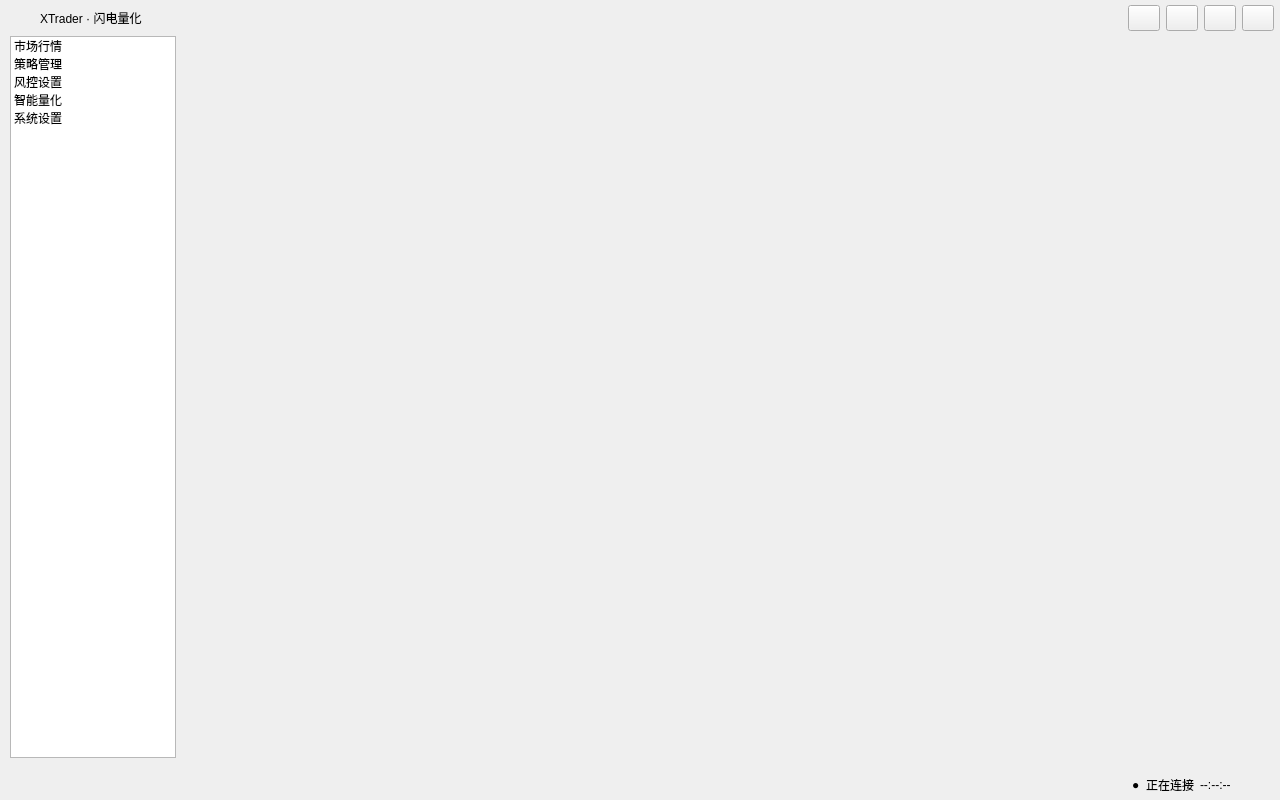
<?xml version="1.0" encoding="utf-8"?>
<ui version="4.0">
	<class>CMainWindowClass</class>
	<widget class="QMainWindow" name="CMainWindowClass">
		<property name="geometry">
			<rect>
				<x>0</x>
				<y>0</y>
				<width>1280</width>
				<height>800</height>
			</rect>
		</property>
		<property name="minimumSize">
			<size>
				<width>1024</width>
				<height>680</height>
			</size>
		</property>
		<property name="windowTitle">
			<string>XTrader · 闪电量化</string>
		</property>
		<widget class="QWidget" name="centralWidget">
			<widget class="QMenu" name="skinMenu">
				<addaction name="lightThemeAction" />
				<addaction name="darkThemeAction" />
			</widget>
			<layout class="QVBoxLayout" name="windowLayout">
				<property name="spacing">
					<number>0</number>
				</property>
				<property name="leftMargin">
					<number>0</number>
				</property>
				<property name="topMargin">
					<number>0</number>
				</property>
				<property name="rightMargin">
					<number>0</number>
				</property>
				<property name="bottomMargin">
					<number>0</number>
				</property>
				<item>
					<widget class="QFrame" name="titleBar">
						<property name="minimumSize">
							<size>
								<width>0</width>
								<height>36</height>
							</size>
						</property>
						<property name="maximumSize">
							<size>
								<width>16777215</width>
								<height>36</height>
							</size>
						</property>
						<layout class="QHBoxLayout" name="titleLayout">
							<property name="spacing">
								<number>6</number>
							</property>
							<property name="leftMargin">
								<number>10</number>
							</property>
							<property name="topMargin">
								<number>4</number>
							</property>
							<property name="rightMargin">
								<number>6</number>
							</property>
							<property name="bottomMargin">
								<number>4</number>
							</property>
							<item>
								<widget class="QLabel" name="appIconLabel">
									<property name="minimumSize">
										<size>
											<width>24</width>
											<height>24</height>
										</size>
									</property>
									<property name="maximumSize">
										<size>
											<width>24</width>
											<height>24</height>
										</size>
									</property>
									<property name="text">
										<string />
									</property>
									<property name="scaledContents">
										<bool>false</bool>
									</property>
									<property name="alignment">
										<set>Qt::AlignmentFlag::AlignCenter</set>
									</property>
								</widget>
							</item>
							<item>
								<widget class="QLabel" name="appTitleLabel">
									<property name="text">
										<string>XTrader · 闪电量化</string>
									</property>
								</widget>
							</item>
							<item>
								<spacer name="titleSpacer">
									<property name="orientation">
										<enum>Qt::Orientation::Horizontal</enum>
									</property>
									<property name="sizeHint" stdset="0">
										<size>
											<width>40</width>
											<height>20</height>
										</size>
									</property>
								</spacer>
							</item>
							<item>
								<widget class="QToolButton" name="skinButton">
									<property name="popupMode">
										<enum>QToolButton::InstantPopup</enum>
									</property>
									<property name="toolButtonStyle">
										<enum>Qt::ToolButtonIconOnly</enum>
									</property>
									<property name="iconSize">
										<size>
											<width>18</width>
											<height>18</height>
										</size>
									</property>
									<property name="toolTip">
										<string>皮肤</string>
									</property>
									<property name="text">
										<string />
									</property>
									<property name="minimumSize">
										<size>
											<width>32</width>
											<height>26</height>
										</size>
									</property>
									<property name="maximumSize">
										<size>
											<width>32</width>
											<height>26</height>
										</size>
									</property>
								</widget>
							</item>
							<item>
								<widget class="QPushButton" name="minimizeButton">
									<property name="iconSize">
										<size>
											<width>16</width>
											<height>16</height>
										</size>
									</property>
									<property name="toolTip">
										<string>最小化</string>
									</property>
									<property name="minimumSize">
										<size>
											<width>32</width>
											<height>26</height>
										</size>
									</property>
									<property name="maximumSize">
										<size>
											<width>32</width>
											<height>26</height>
										</size>
									</property>
									<property name="text">
										<string />
									</property>
								</widget>
							</item>
							<item>
								<widget class="QPushButton" name="maximizeButton">
									<property name="iconSize">
										<size>
											<width>16</width>
											<height>16</height>
										</size>
									</property>
									<property name="toolTip">
										<string>最大化</string>
									</property>
									<property name="minimumSize">
										<size>
											<width>32</width>
											<height>26</height>
										</size>
									</property>
									<property name="maximumSize">
										<size>
											<width>32</width>
											<height>26</height>
										</size>
									</property>
									<property name="text">
										<string />
									</property>
								</widget>
							</item>
							<item>
								<widget class="QPushButton" name="closeButton">
									<property name="iconSize">
										<size>
											<width>16</width>
											<height>16</height>
										</size>
									</property>
									<property name="toolTip">
										<string>关闭</string>
									</property>
									<property name="minimumSize">
										<size>
											<width>32</width>
											<height>26</height>
										</size>
									</property>
									<property name="maximumSize">
										<size>
											<width>32</width>
											<height>26</height>
										</size>
									</property>
									<property name="text">
										<string />
									</property>
								</widget>
							</item>
						</layout>
					</widget>
				</item>
				<item>
					<layout class="QHBoxLayout" name="contentLayout">
						<property name="spacing">
							<number>0</number>
						</property>
						<item>
							<widget class="QFrame" name="navigationFrame">
								<property name="minimumSize">
									<size>
										<width>176</width>
										<height>0</height>
									</size>
								</property>
								<property name="maximumSize">
									<size>
										<width>176</width>
										<height>16777215</height>
									</size>
								</property>
								<layout class="QVBoxLayout" name="navigationLayout">
									<property name="leftMargin">
										<number>10</number>
									</property>
									<property name="topMargin">
										<number>0</number>
									</property>
									<property name="rightMargin">
										<number>0</number>
									</property>
									<property name="bottomMargin">
										<number>12</number>
									</property>
									<item>
										<widget class="QTreeWidget" name="treeWidget">
											<property name="indentation">
												<number>0</number>
											</property>
											<property name="iconSize">
												<size>
													<width>20</width>
													<height>20</height>
												</size>
											</property>
											<property name="focusPolicy">
												<enum>Qt::FocusPolicy::NoFocus</enum>
											</property>
											<property name="selectionBehavior">
												<enum>QAbstractItemView::SelectionBehavior::SelectRows</enum>
											</property>
											<property name="rootIsDecorated">
												<bool>false</bool>
											</property>
											<property name="uniformRowHeights">
												<bool>true</bool>
											</property>
											<property name="columnCount">
												<number>1</number>
											</property>
											<attribute name="headerVisible">
												<bool>false</bool>
											</attribute>
											<column>
												<property name="text">
													<string>页面</string>
												</property>
											</column>
											<item>
												<property name="text">
													<string>市场行情</string>
												</property>
											</item>
											<item>
												<property name="text">
													<string>策略管理</string>
												</property>
											</item>
											<item>
												<property name="text">
													<string>风控设置</string>
												</property>
											</item>
											<item>
												<property name="text">
													<string>智能量化</string>
												</property>
											</item>
											<item>
												<property name="text">
													<string>系统设置</string>
												</property>
											</item>
										</widget>
									</item>
								</layout>
							</widget>
						</item>
						<item>
							<widget class="QStackedWidget" name="stackedWidget">
								<widget class="CViewHQMarket" name="marketPage" />
								<widget class="CViewStrategySettings" name="strategyPage" />
								<widget class="CRiskSettings" name="riskPage" />
								<widget class="QWidget" name="quantPage" />
								<widget class="CSystemSettings" name="systemPage" />
							</widget>
						</item>
					</layout>
				</item>
				<item>
					<widget class="QFrame" name="globalStatusBar">
						<property name="minimumSize">
							<size>
								<width>0</width>
								<height>30</height>
							</size>
						</property>
						<property name="maximumSize">
							<size>
								<width>16777215</width>
								<height>30</height>
							</size>
						</property>
						<layout class="QHBoxLayout" name="statusLayout">
							<property name="leftMargin">
								<number>12</number>
							</property>
							<property name="rightMargin">
								<number>16</number>
							</property>
							<item>
								<spacer name="statusSpacer">
									<property name="orientation">
										<enum>Qt::Orientation::Horizontal</enum>
									</property>
									<property name="sizeHint" stdset="0">
										<size>
											<width>40</width>
											<height>20</height>
										</size>
									</property>
								</spacer>
							</item>
							<item>
								<widget class="QLabel" name="connectionDot">
									<property name="ready" stdset="0">
										<bool>false</bool>
									</property>
									<property name="text">
										<string>●</string>
									</property>
								</widget>
							</item>
							<item>
								<widget class="QLabel" name="connectionLabel">
									<property name="text">
										<string>正在连接</string>
									</property>
								</widget>
							</item>
							<item>
								<widget class="QLabel" name="clockLabel">
									<property name="minimumSize">
										<size>
											<width>64</width>
											<height>0</height>
										</size>
									</property>
									<property name="text">
										<string>--:--:--</string>
									</property>
								</widget>
							</item>
						</layout>
					</widget>
				</item>
			</layout>
		</widget>
		<action name="lightThemeAction">
			<property name="text">
				<string>浅色模式</string>
			</property>
			<property name="checkable">
				<bool>true</bool>
			</property>
			<property name="iconVisibleInMenu">
				<bool>false</bool>
			</property>
		</action>
		<action name="darkThemeAction">
			<property name="text">
				<string>深色模式</string>
			</property>
			<property name="checkable">
				<bool>true</bool>
			</property>
			<property name="iconVisibleInMenu">
				<bool>false</bool>
			</property>
		</action>
	</widget>
	<customwidgets>
		<customwidget>
			<class>CViewHQMarket</class>
			<extends>QWidget</extends>
			<header>CViewHQMarket.h</header>
		</customwidget>
		<customwidget>
			<class>CViewStrategySettings</class>
			<extends>QWidget</extends>
			<header>CViewStrategySettings.h</header>
		</customwidget>
		<customwidget>
			<class>CRiskSettings</class>
			<extends>QWidget</extends>
			<header>CRiskSettings.h</header>
		</customwidget>
		<customwidget>
			<class>CSystemSettings</class>
			<extends>QWidget</extends>
			<header>CSystemSettings.h</header>
		</customwidget>
	</customwidgets>
	<resources>
		<include location="CMainWindow.qrc" />
	</resources>
	<connections />
</ui>
